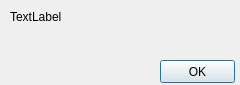
<?xml version="1.0" encoding="UTF-8"?>
<ui version="4.0">
 <class>Error</class>
 <widget class="QDialog" name="Error">
  <property name="windowModality">
   <enum>Qt::WindowModal</enum>
  </property>
  <property name="geometry">
   <rect>
    <x>0</x>
    <y>0</y>
    <width>240</width>
    <height>85</height>
   </rect>
  </property>
  <property name="windowTitle">
   <string>Error !</string>
  </property>
  <property name="modal">
   <bool>true</bool>
  </property>
  <widget class="QPushButton" name="closeButton">
   <property name="geometry">
    <rect>
     <x>160</x>
     <y>60</y>
     <width>75</width>
     <height>23</height>
    </rect>
   </property>
   <property name="text">
    <string>OK</string>
   </property>
  </widget>
  <widget class="QLabel" name="errorMessage">
   <property name="geometry">
    <rect>
     <x>10</x>
     <y>10</y>
     <width>221</width>
     <height>41</height>
    </rect>
   </property>
   <property name="layoutDirection">
    <enum>Qt::LeftToRight</enum>
   </property>
   <property name="text">
    <string>TextLabel</string>
   </property>
   <property name="alignment">
    <set>Qt::AlignLeading|Qt::AlignLeft|Qt::AlignTop</set>
   </property>
   <property name="wordWrap">
    <bool>true</bool>
   </property>
  </widget>
 </widget>
 <resources/>
 <connections/>
</ui>
